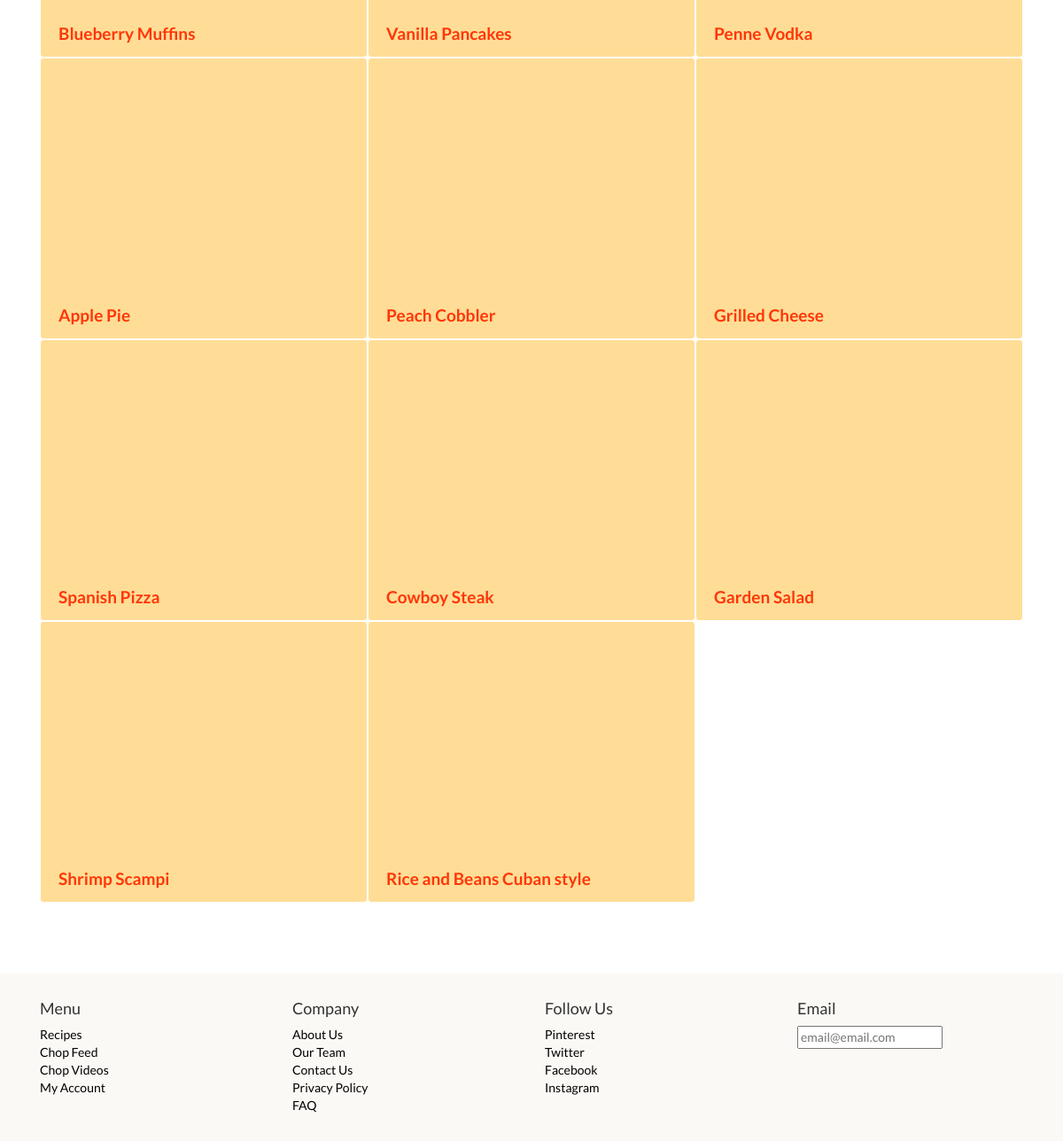
The page /video.php (lower part) on the database as committed earlier.
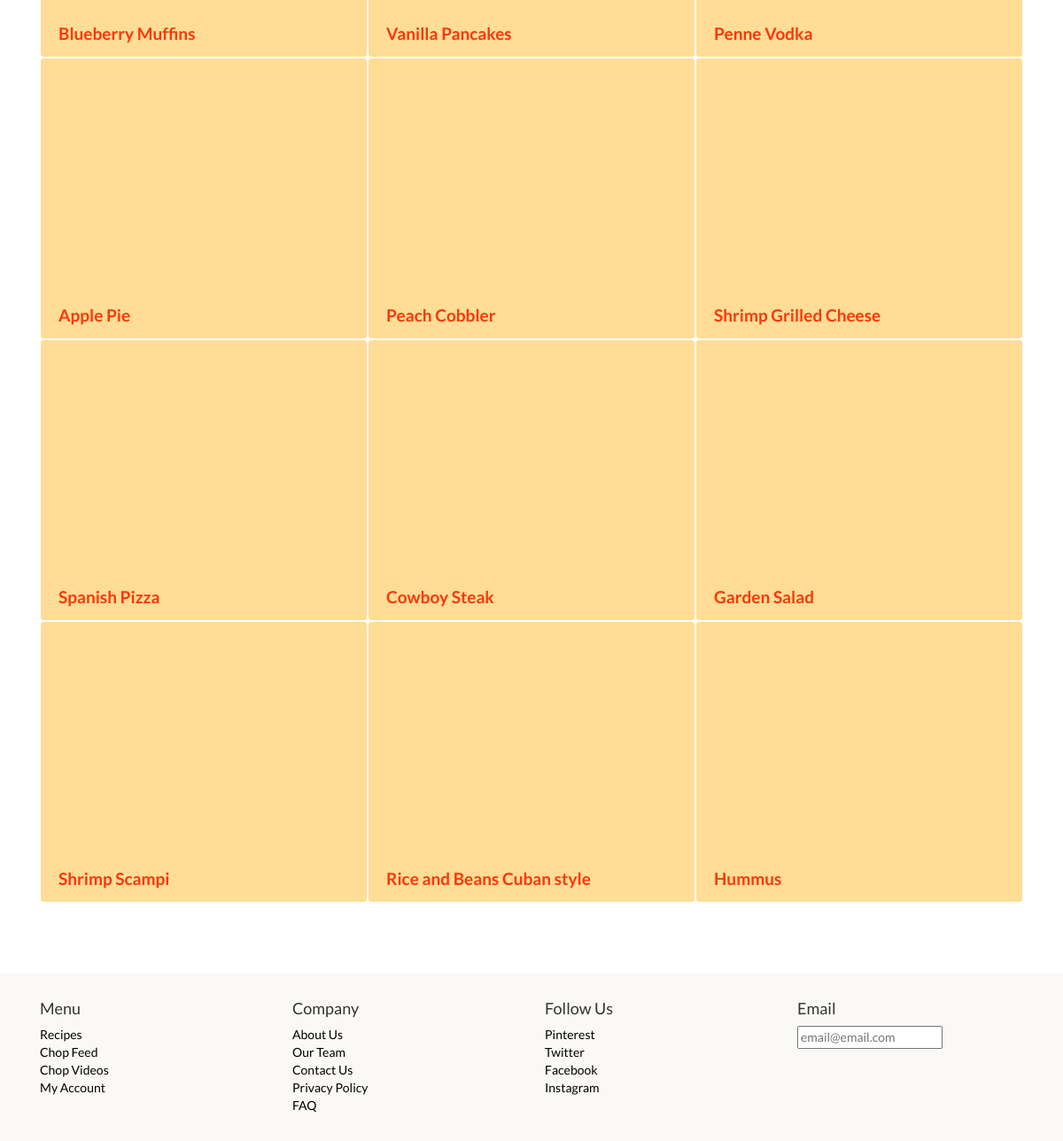
The same page on the database as committed later.
### tables this page shows
CREATE TABLE IF NOT EXISTS `recipe` (
  `idrecipe` int(11) NOT NULL AUTO_INCREMENT,
  `name` varchar(45) NOT NULL,
  `datecreated` timestamp NOT NULL DEFAULT CURRENT_TIMESTAMP,
  `picture` text NOT NULL,
  `videolink` text,
  `user_iduser` int(11) NOT NULL,
  `status` varchar(1) NOT NULL,
  `cookingskill` varchar(45) NOT NULL,
  `preptime_hours` int(11) DEFAULT NULL,
  `preptime_mins` int(11) DEFAULT NULL,
  PRIMARY KEY (`idrecipe`),
  KEY `fk_recipe_user_idx` (`user_iduser`)
);

### video.php (the view, shortened to what this page needs)
<!doctype html>
<html>
<head>
<link href="http://maxcdn.bootstrapcdn.com/bootstrap/3.3.4/css/bootstrap.min.css" rel="stylesheet">
<link href="css/style.css" rel="stylesheet">
</head>
<body>
<?php
include('header_log.php');
?>
<div class="container">
<div class="col-xs-12 feed_video">
<?php
                $con = mysqli_connect("localhost","mychopbook","mychopbook","mychopbook");
                $query = "  SELECT recipe.videolink, recipe.name
							from recipe ";
                $result = mysqli_query($con,$query);
                while ($row=mysqli_fetch_assoc($result)){
					 echo '<div class="feed col-lg-4 col-md-6 col-xs-12  col-sm-12">';
                    echo '<iframe width="100%" height="250" src ="'.$row['videolink'].'"  frameborder="0" allowfullscreen></iframe>';
					  echo '<p class="text"><h3>' .$row['name'] .'</h3></p>';
                    echo '</div>';
                }
                ?>
</div>
</div>
<?php
include('footer.php');
?>
</body>
</html>

### header_log.php (shortened to what this page needs)
<!DOCTYPE html>
<html>
<head lang="en">
    <link rel="stylesheet" href="https://maxcdn.bootstrapcdn.com/bootstrap/3.3.4/css/bootstrap.min.css">
    <link rel="stylesheet" href="https://maxcdn.bootstrapcdn.com/bootstrap/3.3.4/css/bootstrap-theme.min.css">
        <link rel="stylesheet" href="css/style.css">
</head>
<body>

### footer.php
<footer>
<div class="container">
    <div class="row">
        <div class="col-xs-12 col-sm-3">
        <h4>Menu</h4>
        <ul>
        <li><a href="recipe.php">Recipes</a></li>
        <li><a href="feeds.php">Chop Feed</a></li>
        <li><a href="video.php">Chop Videos</a></li>
        <li><a href="#link1">My Account</a></li>
        </ul>
        </div>
        <div class="col-xs-12 col-sm-3">
        <h4>Company</h4>
        <ul>
        <li><a href="about.php">About Us</a></li>
        <li><a href="#link1">Our Team</a></li>
        <li><a href="contact.php">Contact Us</a></li>
        <li><a href="#link1">Privacy Policy</a></li>
            <li><a href="faq.php">FAQ</a> </li>
        </ul>
        </div>
        <div class="col-xs-12 col-sm-3">
        <h4>Follow Us</h4>
        <ul>
        <li><a href="#link1">Pinterest</a></li>
        <li><a href="#link1">Twitter</a></li>
        <li><a href="#link1">Facebook</a></li>
        <li><a href="#link1">Instagram</a></li>
        </ul>
        </div>
        <div class="col-xs-12 col-sm-3">
        <h4>Email</h4>
        <form>
        <input name="email" placeholder="email@email.com">
        </form>
        </div>
    </div>
</div>
</footer>

### css/style.css (style rules this page uses)
body { font-family:"Gill Sans", "Gill Sans MT", Helvetica, Arial, sans-serif; }
body { font-family:Lato; }
footer { background:#fbf9f5; padding:20px 0; margin-top:80px; }
footer ul { padding:0; }
footer li { list-style:none; }
footer li a { color:#000; }
.row { margin-left:0px; margin-right:0px; }
body,html { height:100%; }
.feed { border-radius: 4px ; background-color: #FFDD96; box-sizing: border-box; border: 1px solid white; }
.text { float:left; padding:5px; }
footer { position: relative; }
.feed_video h3 { color: #ff3608; font-family: 'lato'; font-weight: 600; padding:5px; font-size:19px; }

Rows that differ between the two databases and show on the page:
changed recipe: name "Grilled Cheese" → "Shrimp Grilled Cheese"
added recipe: name "Hummus"
